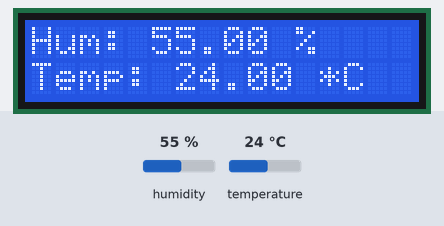
The sketch below on a simulated Arduino Uno, built with avr-gcc and run on an emulated ATmega328P. On the bench: 16×2 character LCD. The inputs (shaded band) are chosen by the test bench; at power-on: humidity 55 %, temperature 24 °C.

Above: at 1.2 s.
1.3 s: humidity set to 22 %
At 6.5 s:
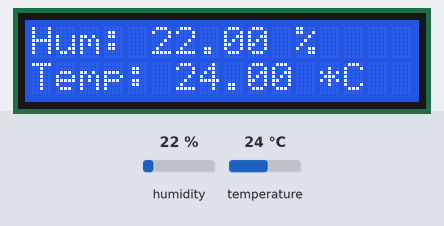
7.3 s: temperature set to 12 °C
At 11.4 s:
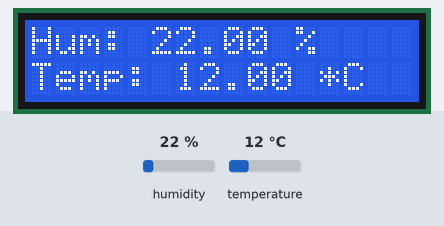
13.3 s: humidity set to 40 %
At 16.3 s:
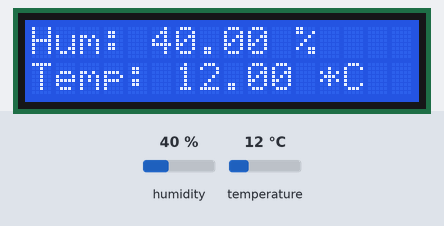
19.3 s: temperature set to 19 °C
At 21.2 s:
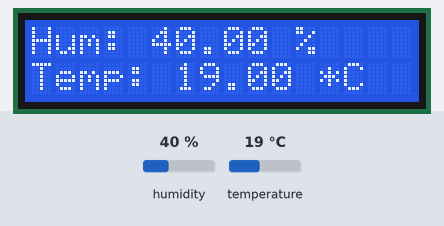
Timing chart, 0 to 22.7 s (numbered marks = the images above; inputs shaded):
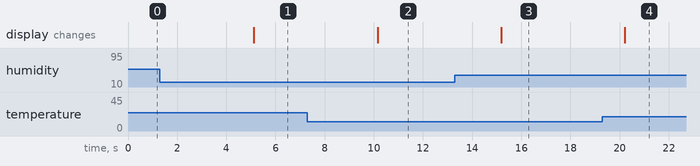

The sketch:

LcdDisplayTempAndHumUsingDht11.ino
```cpp
#include <LiquidCrystal.h>
#include "DHT.h"

#define DHTPIN 7
#define DHTTYPE DHT11
DHT dht(DHTPIN, DHTTYPE);

LiquidCrystal lcd(12, 11, 5, 4, 3, 2);

void setup() {
  lcd.begin(16, 2);
  lcd.print("DHT test");
  dht.begin();
}

void loop() {
  float h = dht.readHumidity();
  float t = dht.readTemperature();
  lcd.clear();
  if (isnan(t) || isnan(h)) {
    lcd.setCursor(0, 0);
    lcd.print("Can't get reading");
    lcd.setCursor(0, 1);
    lcd.print("from DHT");
  } else {
    lcd.setCursor(0, 0);
    lcd.print("Hum: ");
    lcd.print(h);
    lcd.print(" %");
    lcd.setCursor(0, 1);
    lcd.print("Temp: ");
    lcd.print(t);
    lcd.print(" *C");
  }
  delay(5000);
}
```

Measured:
- after the input at 1.3 s, the display: changes after 3.8 s (image 1)
- after the input at 7.3 s, the display: changes after 2.9 s (image 2)
- after the input at 13.3 s, the display: changes after 1.9 s (image 3)
- after the input at 19.3 s, the display: changes after 0.91 s (image 4)
